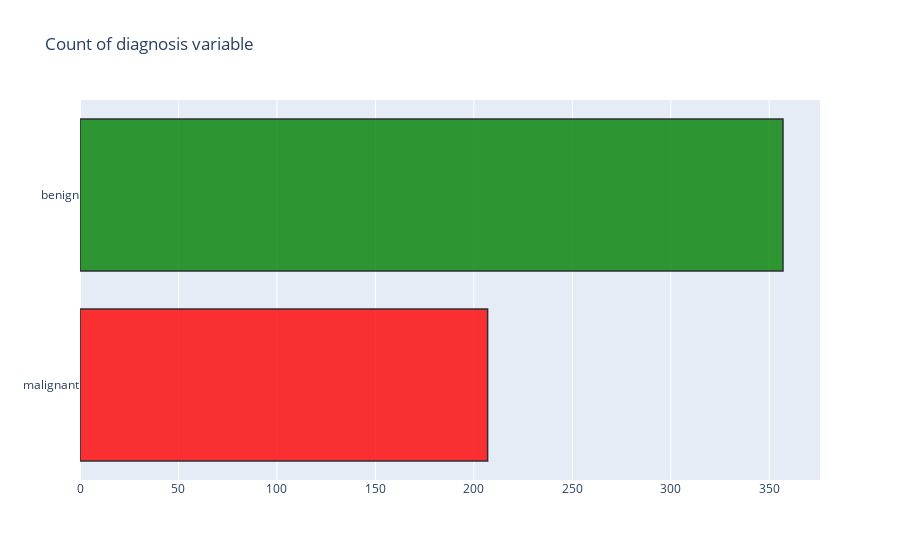

Write notebook code for a chart like this one.
### Code cell
trace = go.Bar(x = (len(M), len(B)), y = ['malignant', 'benign'], orientation = 'h', opacity = 0.8, marker=dict(
        color=[ 'red', 'green'],
        line=dict(color='#000000',width=1.5)))

layout = dict(title =  'Count of diagnosis variable')
                    
fig = dict(data = [trace], layout=layout)
py.iplot(fig)

### Figure 1 — Plotly figure (JSON) as saved in the notebook; plotly's stock layout.template omitted (floating-point values rounded to 4 significant figures)
{"data": [{"marker": {"color": ["red", "green"], "line": {"color": "#000000", "width": 1.5}}, "opacity": 0.8, "orientation": "h", "type": "bar", "x": [207, 357], "y": ["malignant", "benign"]}], "layout": {"title": {"text": "Count of diagnosis variable"}}}
